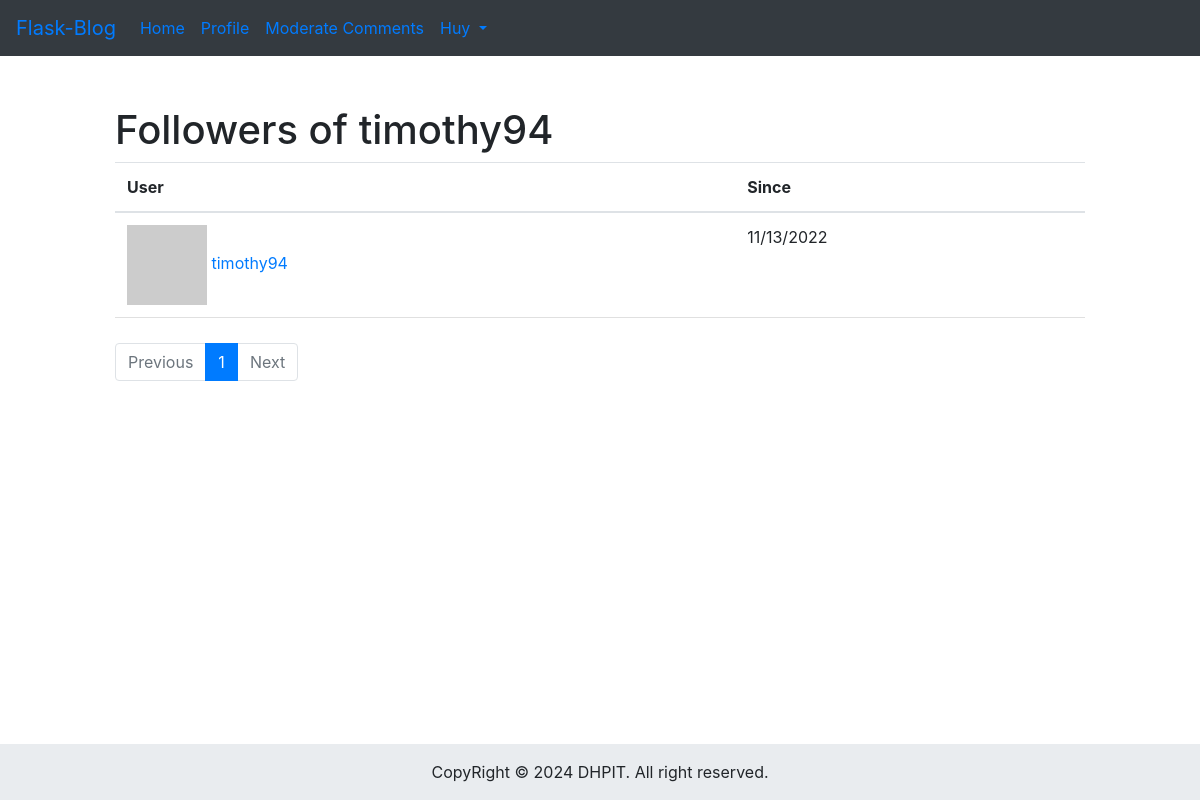
Screenshot of /followers/timothy94 (signed in) with the database file from the repository.
### app/models.py (models this page shows, shortened)
class User(UserMixin, db.Model):
    __tablename__ = 'users'
    id = db.Column(db.Integer, primary_key=True)
    email = db.Column(db.String(64), unique=True, index=True)
    username = db.Column(db.String(64), unique=True, index=True)
    role_id = db.Column(db.Integer, db.ForeignKey('roles.id'))
    password_hash = db.Column(db.String(128))
    confirmed = db.Column(db.Boolean, default=False)
    name = db.Column(db.String(64))
    location = db.Column(db.String(64))
    about_me = db.Column(db.Text())
    member_since = db.Column(db.DateTime(), default=datetime.utcnow)
    last_seen = db.Column(db.DateTime(), default=datetime.utcnow)
    avatar_hash = db.Column(db.String(32))
    posts = db.relationship('Post', backref='author', lazy='dynamic')
    followed = db.relationship('Follow',
                               foreign_keys=[Follow.follower_id],
                               backref=db.backref('follower', lazy='joined'),
                               lazy='dynamic',
                               cascade='all, delete-orphan')
    followers = db.relationship('Follow',
                                foreign_keys=[Follow.followed_id],
                                backref=db.backref('followed', lazy='joined'),
                                lazy='dynamic',
                                cascade='all, delete-orphan')
    comments = db.relationship('Comment', backref='author', lazy='dynamic')
    @property
    def password(self):
        raise AttributeError('password is not a readable attribute')
    def can(self, perm):
        return self.role is not None and self.role.has_permission(perm)
    def ping(self):
        self.last_seen = datetime.utcnow()
        db.session.add(self)
        db.session.commit()
    def gravatar(self, size=100, default='identicon', rating='g'):
        url = 'https://www.gravatar.com/avatar'
        if self.avatar_hash is not None:
            hash_str = self.avatar_hash
        else:
            hash_str = hashlib.md5(self.email.lower().encode('utf-8')).hexdigest()
        return '{url}/{hash_str}?s={size}&d={default}&r={rating}'.format(
            url=url, hash_str=hash_str, size=size, default=default, rating=rating)

class Follow(db.Model):
    __tablename__ = 'follows'
    follower_id = db.Column(db.Integer, db.ForeignKey('users.id'),
                            primary_key=True)
    followed_id = db.Column(db.Integer, db.ForeignKey('users.id'),
                            primary_key=True)
    timestamp = db.Column(db.DateTime, default=datetime.utcnow)

### app/main/views.py (the view)
@main.route('/followers/<username>')
def followers(username):
    user = User.query.filter_by(username=username).first()
    if user is None:
        flash('Invalid user.')
        return redirect(url_for('.index'))
    page = request.args.get('page', 1, type=int)
    pagination = user.followers.paginate(
        page, per_page=current_app.config['FLASKY_FOLLOWERS_PER_PAGE'],
        error_out=False)
    follows = [{'user': item.follower, 'timestamp': item.timestamp}
               for item in pagination.items]
    return render_template('followers.html', user=user, title="Followers of",
                           endpoint='.followers', pagination=pagination,
                           follows=follows)

### app/auth/views.py (called while the page is built)
@auth.before_app_request
def before_request():
    if current_user.is_authenticated:
        current_user.ping()
        if not current_user.confirmed \
                and request.endpoint \
                and request.blueprint != 'auth' \
                and request.endpoint != 'static':
            return redirect(url_for('auth.unconfirmed'))

### app/main/__init__.py (called while the page is built)
@main.app_context_processor
def inject_permissions():
    return dict(Permission=Permission)

@main.app_context_processor
def inject_now():
    return {'now': datetime.utcnow()}

### app/models.py (called while the page is built)
@login_manager.user_loader
def load_user(user_id):
    return User.query.get(int(user_id))

    def has_permission(self, perm):
        return self.permissions & perm == perm

### app/templates/followers.html (shortened to what this page needs)
{% extends "base.html" %} {% from "bootstrap4/form.html" import render_form %}
{% import "_macros.html" as macros %}  {% block page_content %}
<div class="page-header">
  <h1>{{ title }} {{ user.username }}</h1>
</div>
<table class="table table-hover followers">
  <thead>
    <tr>
      <th>User</th>
      <th>Since</th>
    </tr>
  </thead>
  {% for follow in follows %}
  <tr>
    <td>
      <a href="{{ url_for('.user', username = follow.user.username) }}">
        <img class="img-rounded" src="{{ follow.user.gravatar(size=32) }}" />
        {{ follow.user.username }}
      </a>
    </td>
    <td>{{ moment(follow.timestamp).format('L') }}</td>
  </tr>
  {% endfor %}
</table>
<div class="pagination">
  {{ macros.pagination_widget(pagination, endpoint, username = user.username) }}
</div>
{% endblock %}

### app/templates/base.html (shortened to what this page needs)
<!DOCTYPE html>
<html lang="en">
  <head>
    {% block head %}
    {% block styles %}
    {{ bootstrap.load_css() }} {% endblock %} {% endblock %}
    <link
      rel="stylesheet"
      type="text/css"
      href="{{ url_for('static', filename='styles.css') }}"
    />
  </head>
  <body class="d-flex flex-column min-vh-100">
    {% block navbar %}
    <nav class="navbar navbar-expand-md bg-dark -navbar-dark">
      <a class="navbar-brand" href="{{ url_for('main.index') }}">Flask-Blog</a>
      <div class="collapse navbar-collapse" id="navbarNavDropdown">
        <ul class="navbar-nav">
          <li class="nav-item">
            <a class="nav-link" href="{{ url_for('main.index') }}">Home</a>
          </li>
          {% if current_user.is_authenticated %}
          <li class="nav-item">
            <a
              class="nav-link"
              href="{{ url_for('main.user', username=current_user.username) }}"
              >Profile</a
            >
          </li>
          {% endif %}
        </ul>
        <ul class="navbar-nav navbar-right">
          {% if current_user.can(Permission.MODERATE) %}
          <li class="nav-item">
            <a class="nav-link" href="{{ url_for('main.moderate') }}"
              >Moderate Comments</a
            >
          </li>
          {% endif %} {% if current_user.is_authenticated %}
          <li class="nav-item dropdown">
            <a
              class="nav-link dropdown-toggle"
              href="#"
              data-toggle="dropdown"
              id="navbarDropdownMenuLink"
              role="button"
              aria-haspopup="true"
              aria-expanded="false"
              >{{ current_user.username|capitalize }}<b class="caret"></b>
            </a>
          </li>
          {% endif %}
        </ul>
      </div>
    </nav>
    {% endblock %} {% block content %}
    <div class="container-fluid">
      <div class="row" style="margin-top: 50px">
        <div class="col"></div>
        <div class="col-sm-10">
          <div>{% block page_content %}{% endblock %}</div>
        </div>
        <div class="col"></div>
      </div>
    </div>
    {% endblock %}
    <footer
      class="mt-auto bg-light text_center text-lg-start"
      style="margin-top: 50px"
    >
      <div class="text-center p-3" style="background-color: #e9ecef">
        CopyRight &copy; {{ now.year }} DHPIT. All right reserved.
      </div>
    </footer>
  </body>
</html>

### app/static/styles.css (style rules this page uses)
div.pagination { width: 100%; text-align: right; padding: 0px; margin: 0px; margin-top: 25px; }
.table.followers tr { border-bottom: 1px solid #e0e0e0; }

### rows the page displays
User: username "Huy"
User: username "timothy94", user.username "timothy94"
Follow: timestamp "11/13/2022"

### other values shown
{{ title }} "Followers of"
{{ p }} "1"
